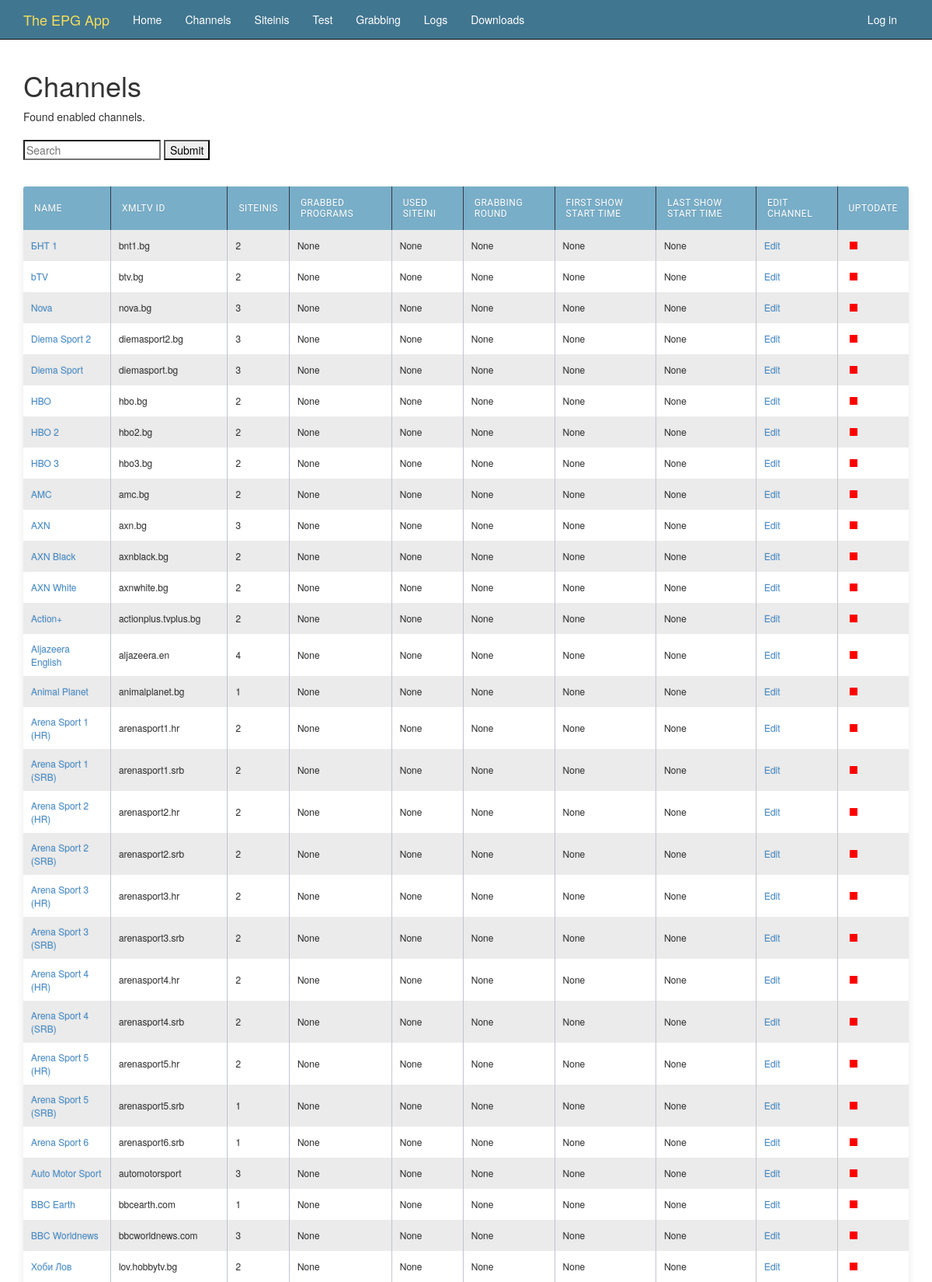
The page / (upper part) on the database its author committed.
### epgapp/models.py (models this page shows, shortened)
class Channel(models.Model):
  enabled     = models.BooleanField(default=True)
  name        = models.CharField('Name of channel', max_length=32)
  xmltv_id    = models.CharField('Channel id in XMLTV', max_length=32)
  slug        = models.SlugField('Slug', max_length=32, unique=True, help_text='Name in URL')
  update      = models.CharField('Update type',default="i", max_length=1, choices=UPDATE_TYPES, blank=True)
  siteinis    = models.ManyToManyField(Siteini, through='Grabbers')
  include     = models.CharField(blank=True, max_length=256)
  exclude     = models.CharField(blank=True, max_length=256)
  period      = models.CharField(blank=True, max_length=16)
  created     = models.DateTimeField(auto_now_add=True)
  modified    = models.DateTimeField(auto_now=True)
  category    = models.ManyToManyField(Category, default="", blank=True)
  def get_absolute_url(self):
    return reverse('channel-detail', args=[str(self.slug)])
  def get_siteinis(self):
    return len(self.siteinis.all())
  get_siteinis.short_description = 'Total siteinis'
  def get_timeshifts(self):
    return len(Timeshifts.objects.filter(parent=self))
  get_timeshifts.short_description = 'Timeshifts'
  class Meta:
    ordering = ['-name']
    verbose_name_plural = '          Channels'

### epgapp/views.py (the view)
# urls.py: url(r'^$', epgapp.views.ChannelListView.as_view(), name='home-link'),
class ChannelListView(ListView):
    model = Channel
    paginate_by = 50
    ordering = ['-created']
    def get_context_data(self, **kwargs):
      context = super().get_context_data(**kwargs)
      context['now'] = timezone.now()
      return context
    def get_queryset(self):
      channels = Channel.objects.filter(enabled=True)
      q = self.request.GET.get('q')
      if q:
        channels = channels.filter(name__icontains=q)
      channels = channels.order_by('created')
      for channel in channels:
        ch = get_report(channel.xmltv_id)['report']
        channel.programsCount = ch.get('programsCount')
        channel.siteiniName = ch.get('siteiniName')
        channel.siteiniIndex = ch.get('siteiniIndex')
        channel.firstShowStartsAt = ch.get('firstShowStartsAt')
        channel.lastShowStartsAt = ch.get('lastShowStartsAt')
        channel.uptodateColor = getUptodateColor(channel.lastShowStartsAt)
      return channels

### epgapp/helper.py (called while the page is built)
def get_report(channel_xmltv_id=None):
  message = ''
  details = ''
  status = False
  report = {}
  try:
    file_path = os.path.join(APP_DIR, 'logs', channel_xmltv_id + '.report.json')
    with open (file_path, encoding='utf-8') as r:
      report = json.load(r)
    status = True
  except Exception as er:
    message = str(er)
  return {'status': status, 'message': message, 'details': details, 'report': report}

### epgapp/views.py (called while the page is built)
def getUptodateColor(dateInEpg):
  try:
    today = '%s%02d%02d' % (datetime.now().year, datetime.now().month, datetime.now().day)
    dateInEpg = dateInEpg[0:8]
    itoday = int(today)
    idateInEpg = int(dateInEpg)
    if dateInEpg > today:
      return "green"
    elif dateInEpg == today:
      return "yellow"
    else:
      return "red"
  except:
    return "red"

### epgapp/templates/epgapp/channel_list.html (shortened to what this page needs)
{% extends "layout.html" %}
{% block content %}
<h1>Channels</h1>
Found {{ object_list.count }} enabled channels.
<br />
<br />
<form id="searchform" action="{% url 'channel-list' %}" method="GET" accept-charset="utf-8">
    <input class="searchfield" id="searchbox" name="q" type="text" placeholder="Search">
    <input class="" type="submit" value="Submit"/>
</form>
<br />
<table class="maintable">
  <thead>
    <tr>
      <th>Name</th>
      <th>Xmltv id</th>
      <th>Siteinis</th>
      <th>Grabbed programs</th>
      <th>Used siteini</th>
      <th>Grabbing round</th>
      <th>First show start time</th>
      <th>Last show start time</th>
      <th>Edit channel</th>
      <th>Uptodate</th>
    </tr>
  </thead>
  <tbody>
    {% for channel in object_list %}
        <tr>
            <td><a href="{{ channel.get_absolute_url }}">{{ channel.name }}</a></td>
            <td>{{ channel.xmltv_id }}</td>
            <td>{{ channel.siteinis.count }}</td>
            <td>{{ channel.programsCount }}</td>
            <td>{{ channel.siteiniName }}</td>
            <td>{{ channel.siteiniIndex }}</td>
            <td>{{ channel.firstShowStartsAt }}</td>
            <td class="lastShowTime">{{ channel.lastShowStartsAt }}</td>
            <td><a href="{% url 'admin:epgapp_channel_change' channel.id %}">Edit</a></td>
            <td><div class="uptodate" style="background-color: {{ channel.uptodateColor  }}"></div></td>
        </tr>
    {% empty %}
        <tr><td colspan="3">No stats yet.</td></tr>
    {% endfor %}
    </tbody>
</table>
{% endblock %}

### epgapp/static/content/site.css (style rules this page uses)
body { padding-top: 50px; padding-bottom: 20px; }
input, select, textarea { max-width: 280px; }
table.maintable { width: 100%; background: white; border-radius: 3px; border-collapse: collapse; height: 320px; margin: auto; padding: 5px; box-shadow: 0 5px 10px rgba(0, 0, 0, 0.1); animation: float 5s infinite; }
table.maintable th { font-family: "Roboto","Lucida Grande","DejaVu Sans","Bitstream Vera Sans",Verdana,Arial,sans-serif; color: #fff; background: #79aec8; letter-spacing: 0.5px; border-right: 1px solid #343a45; font-size: 12px; font-weight: 400; padding: 14px; text-transform: uppercase; text-align: left; text-shadow: 0 1px 1px rgba(0, 0, 0, 0.1); vertical-align: middle; }
table.maintable th:first-child { border-top-left-radius: 3px; }
table.maintable th:last-child { border-top-right-radius: 3px; border-right: none; }
tr:first-child { border-top: none; }
tr:last-child { border-bottom: none; }
table.maintable tr:nth-child(odd) td { background: #EBEBEB; }
td { background: #FFFFFF; padding: 10px; text-align: left; vertical-align: middle; font-weight: 300; font-size: 12px; text-shadow: -1px -1px 1px rgba(0, 0, 0, 0.1); border-right: 1px solid #C1C3D1; }
td:last-child { border-right: 0px; }

### epgapp/templates/epgapp/channel_list.html (style rules this page uses)
div.uptodate { width:10px; height:10px; margin:5px; background-color: green; }

### rows shown on the page
Channel: name "БНТ 1", xmltv_id "bnt1.bg", siteinis.count "2", programsCount "None", siteiniName "None", siteiniIndex "None", firstShowStartsAt "None", lastShowStartsAt "None"
Channel: name "bTV", xmltv_id "btv.bg", siteinis.count "2", programsCount "None", siteiniName "None", siteiniIndex "None", firstShowStartsAt "None", lastShowStartsAt "None"
Channel: name "Nova", xmltv_id "nova.bg", siteinis.count "3", programsCount "None", siteiniName "None", siteiniIndex "None", firstShowStartsAt "None", lastShowStartsAt "None"
Channel: name "Diema Sport 2", xmltv_id "diemasport2.bg", siteinis.count "3", programsCount "None", siteiniName "None", siteiniIndex "None", firstShowStartsAt "None", lastShowStartsAt "None"
Channel: name "Diema Sport", xmltv_id "diemasport.bg", siteinis.count "3", programsCount "None", siteiniName "None", siteiniIndex "None", firstShowStartsAt "None", lastShowStartsAt "None"
Channel: name "HBO", xmltv_id "hbo.bg", siteinis.count "2", programsCount "None", siteiniName "None", siteiniIndex "None", firstShowStartsAt "None", lastShowStartsAt "None"
Channel: name "HBO 2", xmltv_id "hbo2.bg", siteinis.count "2", programsCount "None", siteiniName "None", siteiniIndex "None", firstShowStartsAt "None", lastShowStartsAt "None"
Channel: name "HBO 3", xmltv_id "hbo3.bg", siteinis.count "2", programsCount "None", siteiniName "None", siteiniIndex "None", firstShowStartsAt "None", lastShowStartsAt "None"
Channel: name "AMC", xmltv_id "amc.bg", siteinis.count "2", programsCount "None", siteiniName "None", siteiniIndex "None", firstShowStartsAt "None", lastShowStartsAt "None"
Channel: name "AXN", xmltv_id "axn.bg", siteinis.count "3", programsCount "None", siteiniName "None", siteiniIndex "None", firstShowStartsAt "None", lastShowStartsAt "None"
Channel: name "AXN Black", xmltv_id "axnblack.bg", siteinis.count "2", programsCount "None", siteiniName "None", siteiniIndex "None", firstShowStartsAt "None", lastShowStartsAt "None"
Channel: name "AXN White", xmltv_id "axnwhite.bg", siteinis.count "2", programsCount "None", siteiniName "None", siteiniIndex "None", firstShowStartsAt "None", lastShowStartsAt "None"
Channel: name "Action+", xmltv_id "actionplus.tvplus.bg", siteinis.count "2", programsCount "None", siteiniName "None", siteiniIndex "None", firstShowStartsAt "None", lastShowStartsAt "None"
Channel: name "Aljazeera English", xmltv_id "aljazeera.en", siteinis.count "4", programsCount "None", siteiniName "None", siteiniIndex "None", firstShowStartsAt "None", lastShowStartsAt "None"
Channel: name "Animal Planet", xmltv_id "animalplanet.bg", siteinis.count "1", programsCount "None", siteiniName "None", siteiniIndex "None", firstShowStartsAt "None", lastShowStartsAt "None"
Channel: name "Arena Sport 1 (HR)", xmltv_id "arenasport1.hr", siteinis.count "2", programsCount "None", siteiniName "None", siteiniIndex "None", firstShowStartsAt "None", lastShowStartsAt "None"
Channel: name "Arena Sport 1 (SRB)", xmltv_id "arenasport1.srb", siteinis.count "2", programsCount "None", siteiniName "None", siteiniIndex "None", firstShowStartsAt "None", lastShowStartsAt "None"
Channel: name "Arena Sport 2 (HR)", xmltv_id "arenasport2.hr", siteinis.count "2", programsCount "None", siteiniName "None", siteiniIndex "None", firstShowStartsAt "None", lastShowStartsAt "None"
Channel: name "Arena Sport 2 (SRB)", xmltv_id "arenasport2.srb", siteinis.count "2", programsCount "None", siteiniName "None", siteiniIndex "None", firstShowStartsAt "None", lastShowStartsAt "None"
Channel: name "Arena Sport 3 (HR)", xmltv_id "arenasport3.hr", siteinis.count "2", programsCount "None", siteiniName "None", siteiniIndex "None", firstShowStartsAt "None", lastShowStartsAt "None"
Channel: name "Arena Sport 3 (SRB)", xmltv_id "arenasport3.srb", siteinis.count "2", programsCount "None", siteiniName "None", siteiniIndex "None", firstShowStartsAt "None", lastShowStartsAt "None"
Channel: name "Arena Sport 4 (HR)", xmltv_id "arenasport4.hr", siteinis.count "2", programsCount "None", siteiniName "None", siteiniIndex "None", firstShowStartsAt "None", lastShowStartsAt "None"
Channel: name "Arena Sport 4 (SRB)", xmltv_id "arenasport4.srb", siteinis.count "2", programsCount "None", siteiniName "None", siteiniIndex "None", firstShowStartsAt "None", lastShowStartsAt "None"
Channel: name "Arena Sport 5 (HR)", xmltv_id "arenasport5.hr", siteinis.count "2", programsCount "None", siteiniName "None", siteiniIndex "None", firstShowStartsAt "None", lastShowStartsAt "None"
Channel: name "Arena Sport 5 (SRB)", xmltv_id "arenasport5.srb", siteinis.count "1", programsCount "None", siteiniName "None", siteiniIndex "None", firstShowStartsAt "None", lastShowStartsAt "None"
Channel: name "Arena Sport 6", xmltv_id "arenasport6.srb", siteinis.count "1", programsCount "None", siteiniName "None", siteiniIndex "None", firstShowStartsAt "None", lastShowStartsAt "None"
Channel: name "Auto Motor Sport", xmltv_id "automotorsport", siteinis.count "3", programsCount "None", siteiniName "None", siteiniIndex "None", firstShowStartsAt "None", lastShowStartsAt "None"
Channel: name "BBC Earth", xmltv_id "bbcearth.com", siteinis.count "1", programsCount "None", siteiniName "None", siteiniIndex "None", firstShowStartsAt "None", lastShowStartsAt "None"
Channel: name "BBC Worldnews", xmltv_id "bbcworldnews.com", siteinis.count "3", programsCount "None", siteiniName "None", siteiniIndex "None", firstShowStartsAt "None", lastShowStartsAt "None"
Channel: name "Хоби Лов", xmltv_id "lov.hobbytv.bg", siteinis.count "2", programsCount "None", siteiniName "None", siteiniIndex "None", firstShowStartsAt "None", lastShowStartsAt "None"
